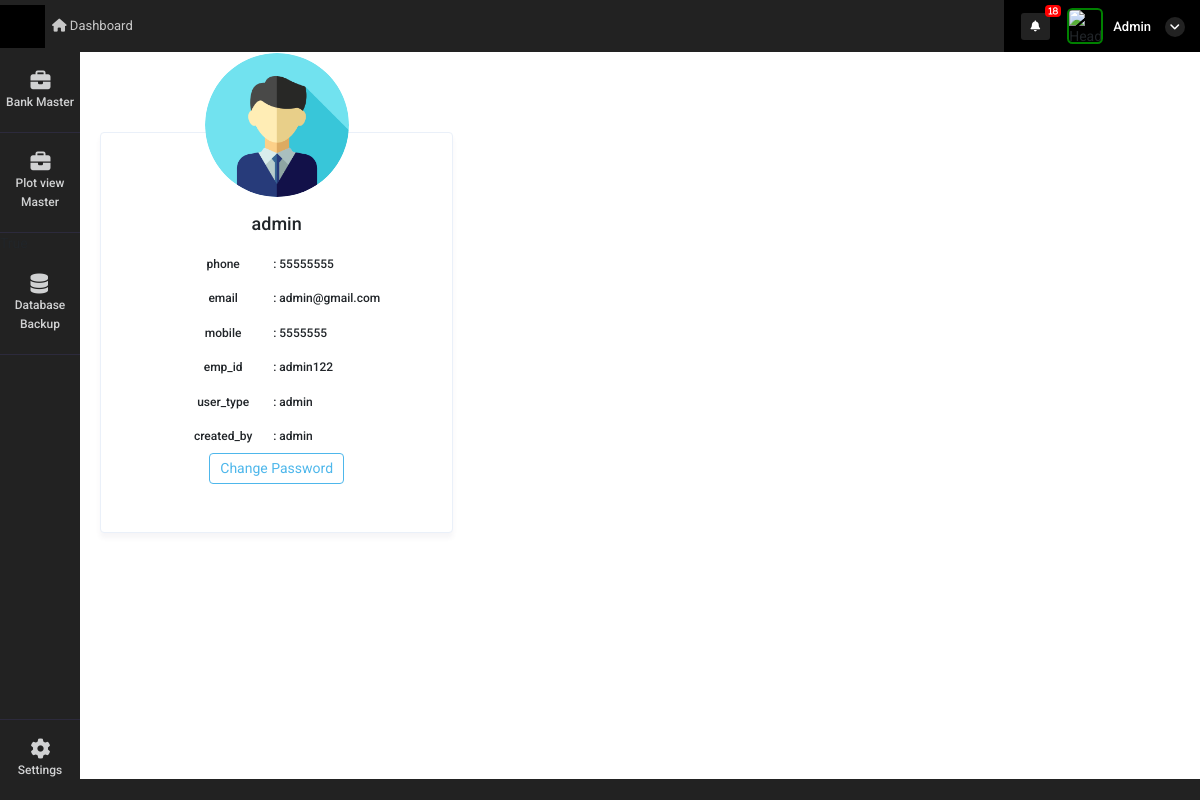
The page /profile (signed in) on the database its author committed.
### super_admin/models.py (models this page shows)
class common(models.Model):  # COMM0N
    dt = models.DateField(auto_now=True)
    tm = models.TimeField(auto_now=True)
    updated = models.DateTimeField(default=timezone.now)
    status = models.CharField(max_length=255, null=True)
    class Meta:
        abstract = True

class user_Details(common):
    auth_user = models.ForeignKey(User,on_delete=models.CASCADE,related_name="auth_user_login_id", null=True)
    name = models.CharField(max_length=255,null=True)
    phone = models.CharField(max_length=255,null=True)
    email = models.EmailField(null=True)
    mobile = models.CharField(max_length=255,null=True)
    emp_id = models.CharField(max_length=255,null=True)
    address1 = models.CharField(max_length=255,null=True)
    address2 = models.CharField(max_length=255,null=True)
    city = models.CharField(max_length=255,null=True)
    state = models.CharField(max_length=255,null=True)
    country = models.CharField(max_length=255,null=True)
    zip = models.CharField(max_length=255,null=True)
    password_geration_type = models.CharField(max_length=255,choices=password_generate_option,null=True)
    user_type = models.CharField(max_length=255,choices=login_user_type,null=True)
    atatchment = models.FileField(upload_to="user_image",null=True)
    created_by = models.ForeignKey(User,on_delete=models.CASCADE,related_name="added_by_user_id", null=True)
    plot_list_view = models.CharField(max_length=255,null=True)
    price_visibility = models.IntegerField(null=True,default=1)
    property_access =  models.CharField(max_length=255,choices=property_access_option,null=True)
    manager_nav_ploat_permission = models.IntegerField(default=0)
    manager_nav_user_permission = models.IntegerField(default=0)
    manager_nav_plot_edit_permission = models.IntegerField(default=0)
    manager_nav_booking_cancel_permission = models.IntegerField(default=0)
    manager_nav_customer_read_permission = models.IntegerField(default=0)
    manager_nav_customer_write_permission = models.IntegerField(default=0)
    manager_nav_customer_edit_permission = models.IntegerField(default=0)
    manager_nav_document_read_permission = models.IntegerField(default=0)
    manager_nav_document_write_permission = models.IntegerField(default=0)
    manager_nav_document_edit_permission = models.IntegerField(default=0)

### super_admin/views.py (the view)
# urls.py: path('profile',views.profile,name='profile'),
def profile(request):
    try:
        user_data = user_Details.objects.get(auth_user=request.user)
        context = {
            'user_data': user_data,
            'bank_nav':1
        }
        return render(request, 'super_admin/profile.html', context)
    except:
        return render(request, 'super_admin/profile.html',{ 'bank_nav':1})

### super_admin/templatetags/notification.py (called while the page is built, shortened)
@register.filter(name='get_notifications')
def get_notifications(value,args):
    user_dat = User.objects.get(id=value.id)
    st = user_dat.is_superuser
    data_count = ''
    if st == True:
        data_count = user_request_plot.objects.filter(read_status=0).count()
    return data_count

@register.filter(name='get_loginUsernameImage')
def get_loginUsernameImage(value,args):
    user_dat = User.objects.get(id=value.id)
    st = user_dat.is_superuser
    image_url = ''
    if st == True:
        image_url = 'http://10.10.10.119:8000/static/adminicon.jpg'
    else:
        user_data = user_Details.objects.get(auth_user=value.id)
        if user_data.atatchment == '':
            image_url = 'http://10.10.10.119:8000/static/adminicon.jpg'
        else:
            image_url ='../media/'+str(user_data.atatchment)
    return image_url

### super_admin/templates/super_admin/profile.html (shortened to what this page needs)
{% extends "super_admin/base.html" %}
{% block content %}
{% load static %}
<div class="container">
  <div class="row">
    <div class="col-12 col-sm-8 col-md-6 col-lg-4">
        {% if user_data %}
      <div class="card mt-5">
        <div class="card-body text-center chang-pass">
          {% if user_data.atatchment == "" %}
          <img class="avatar rounded-circle" src="{% static 'adminicon.jpg' %}" alt="Bologna">
         {% else %}
         <img class="avatar rounded-circle" src="../media/{{user_data.atatchment}}" alt="Bologna">
         {% endif %}
          <h4 class="card-title">{{user_data.name}}</h4>
           <div class="d-flex">
            <h6 class="form-lbl">phone</h6><h6>: {{user_data.phone}}</h6>
           </div>
          <div class="d-flex">
            <h6 class="form-lbl">email</h6><h6>: {{user_data.email}}</h6>
           </div>
        <div class="d-flex">
            <h6 class="form-lbl">mobile</h6><h6>: {{user_data.mobile}}</h6>
        </div>
        <div class="d-flex">
            <h6 class="form-lbl">emp_id</h6><h6>: {{user_data.emp_id}}</h6>
        </div>
        <div class="d-flex">
            <h6 class="form-lbl">user_type</h6><h6>: {{user_data.user_type}}</h6>
        </div>
        <div class="d-flex">
            <h6 class="form-lbl">created_by</h6><h6>: {{user_data.created_by}}</h6>
        </div>
          <a href="#" class="btn btn-outline-info" onclick="change_password()">Change Password</a>
        </div>
        <div class="card-body text-center">
       </div>
      </div>
    </div>
      {% endif %}
  </div>
</div>
{% endblock %}

### super_admin/templates/super_admin/base.html (shortened to what this page needs)
<!doctype html>
<html lang="en">
    {% load static %}
    {% load notification %}
<head>
    <link rel="stylesheet" href="{% static 'admin/css/morris.css' %}">
    <link href="{% static 'admin/css/bootstrap.min.css' %}" rel="stylesheet" type="text/css" />
    <link href="{% static 'admin/css/icons.css' %}" rel="stylesheet" type="text/css" />
    <link href="{% static 'admin/css/style.css' %}" rel="stylesheet" type="text/css" />
</head>
<body class="">
    <div id="wrapper">
        <div class="left side-menu">
            <div class="slimscroll-menu" id="remove-scroll">
                <div id="sidebar-menu" class="sidaber_menu">
                    <ul class="" id="side-menu">
                        {% if bank_nav == 1 %}
<li>    <a href="bank_master" class="splnav"> <i class="fas fa-briefcase"></i>        <p>Bank Master</p>    </a></li>
<li>    <a href="plot_view_master" class="splnav"> <i class="fas fa-briefcase"></i>        <p>Plot view Master</p>    </a></li>
{% if request.user.is_superuser == True %}
<li>    <a href="data_base_backup" class="splnav"> <i class="fas fa-database"></i>        <p>Database Backup</p>    </a></li>
{% endif %}
                        {% endif %}
                        <li class="bootm_toggle_settings_button ">
                            <a class="splnav bdr_btmnone_nav" href="profile"> <i class="fa fa-cog"></i>
                                <p>Settings</p>
                            </a>
                        </li>
                    </ul>
                </div>
            </div>
        </div>
        <div class="content-page">
            <div class="topbar">
                <div class="navbar-header">
                    <div class="d-flex">
                        <div class="binance">
                        </div>
                    </div>
                    <ul class="navbar-nav1 bg-2 col">
                        <li class="nav-item d-none d-sm-inline-block">
                            <a href="home" class="nav-link"><i class="fa fa-home"></i> Dashboard</a>
                        </li>
                    </ul>
                    <div class="d-flex align-items-center icns">
                        <div class="dropdown topbar-head-dropdown ms-1 header-item">
                            <a href="view_all_activity">
                                <i class="fas fa-bell fs-icn">
                                    <span
                                        class="position-absolute topbar-badge fs-9 translate-middle badge11 rounded-pill bg-red">{{ request.user|get_notifications:"sss" }}</span></i>
                                    </a>
                        </div>
                        <div class="dropdown header-item topbar-user king button-drpdown">
                            <span class="d-flex align-items-center drpdown-toggle">
                                <img class="header-profile-user" src="{{ request.user|get_loginUsernameImage:"sss" }}" alt="Header Avatar">
                                <span class="text-start ms-xl-2">
                                    <span class="d-none d-xl-inline-block ms-1 fw-medium user-name-text">  {{request.user.username|title}}</span>
                                    <i class="pro-icn fa fa-angle-down"></i>
                                </span>
                            </span>
                        </div>
                    </div>
                </div>
            </div>
            <div class="content">
                {% block content %}
                {% endblock %}
            </div>
            <footer class="footer">
                <div class="container-fluid">
                    <div class="row">
                        <div class="col-sm-6">
                        </div>
                        <div class="col-sm-6">
                        </div>
                    </div>
                </div>
            </footer>
        </div>
    </div>
</body>
</html>

### super_admin/templates/super_admin/base.html (style rules this page uses)
.badge11 { display: inline-block; padding: .25em .4em; font-size: 75%; font-weight: 700; line-height: 1; text-align: center; white-space: nowrap; vertical-align: baseline; border-radius: .25rem }

### super_admin/templates/super_admin/profile.html (style rules this page uses)
body { padding: 2rem 0rem; }
.avatar { border: 0.3rem solid rgba(#fff, 0.3); margin-top: -6rem; margin-bottom: 1rem; max-width: 9rem; }
.chang-pass .form-lbl { min-width: 100px }
.chang-pass { margin: 0 auto; }
.chang-pass h6 { margin:10px 0; }

### rows shown on the page
user_Details: atatchment (picture), name "admin", phone "55555555", email "admin@gmail.com", mobile "5555555", emp_id "admin122", user_type "admin", created_by "admin"

### other values the page prints
{{ request.user|get_notifications:"sss" }} "18"
{{ request.user.username|title }} "Admin"
